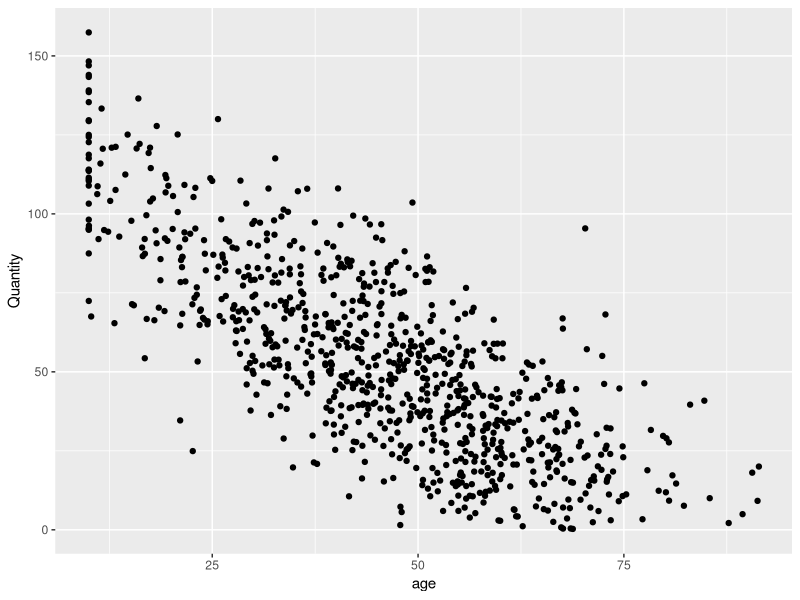
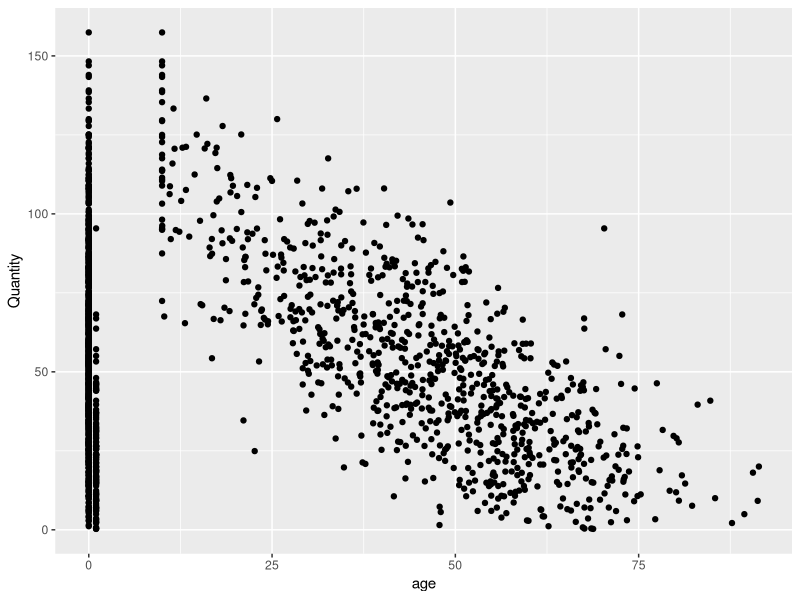

Here is the R script that generated these plots, in order:
library(tidyverse)

#Final Exam Simulated Data

dat <- tibble(
  
  age = rnorm(1000, 50, 20)
  
) 

dat <- dat %>% 
  
  mutate(   Ad  = if_else(age > 65, 1, 0),
            
            Quantity = 120 + 0 * Ad - 1.5 * age + rnorm(n(), 0, 20)   ) %>%
  
  mutate(
    
    age = if_else(age < 10, 10, age)) %>%
  
  mutate(
    
    Quantity = if_else(Quantity < 0, 0, Quantity))%>%
  
  filter(Quantity > 0 & age < 100)

mean(dat$age)
mean(dat$Quantity[dat$age > 25])
mean(dat$Quantity[dat$Ad == 1])
splot <- ggplot(dat)
splot <- splot + geom_point(aes(x = age, y = Quantity))
splot
splot <- splot + geom_point(aes(x=Ad, y = Quantity))
splot
library(caret)
dat$Ad <- as.factor(dat$Ad)
trctrl <- trainControl(method = "repeatedcv", number = 10)
model.rpart <- train(Ad ~ ., method = "rpart", data = dat, 
                     trControl = trctrl, tuneLength = 20)
model.rpart
varImp(model.rpart)

linear_model <- lm(formula = Quantity ~ Ad + age, data = dat)
linear_model
summary(linear_model)
